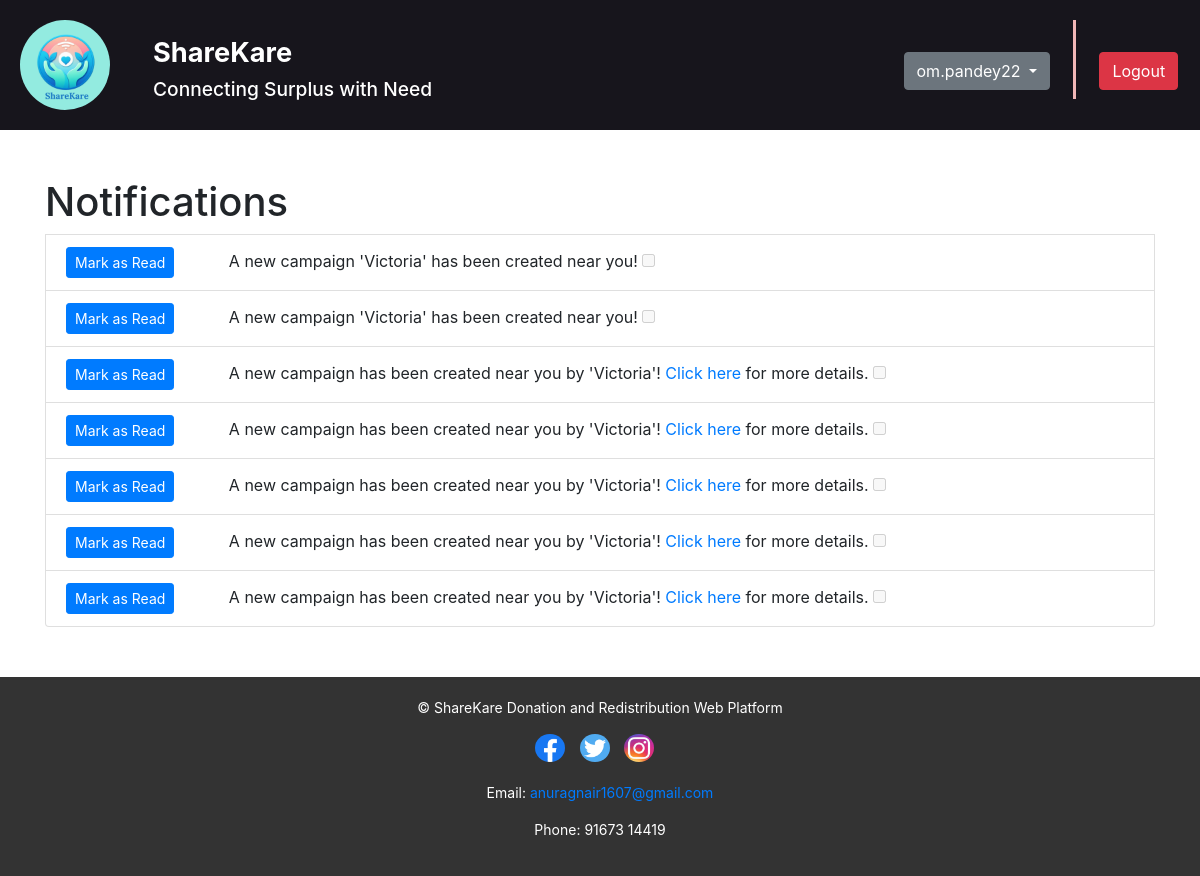
Page /view_notify/ (signed in) on the earlier database version.
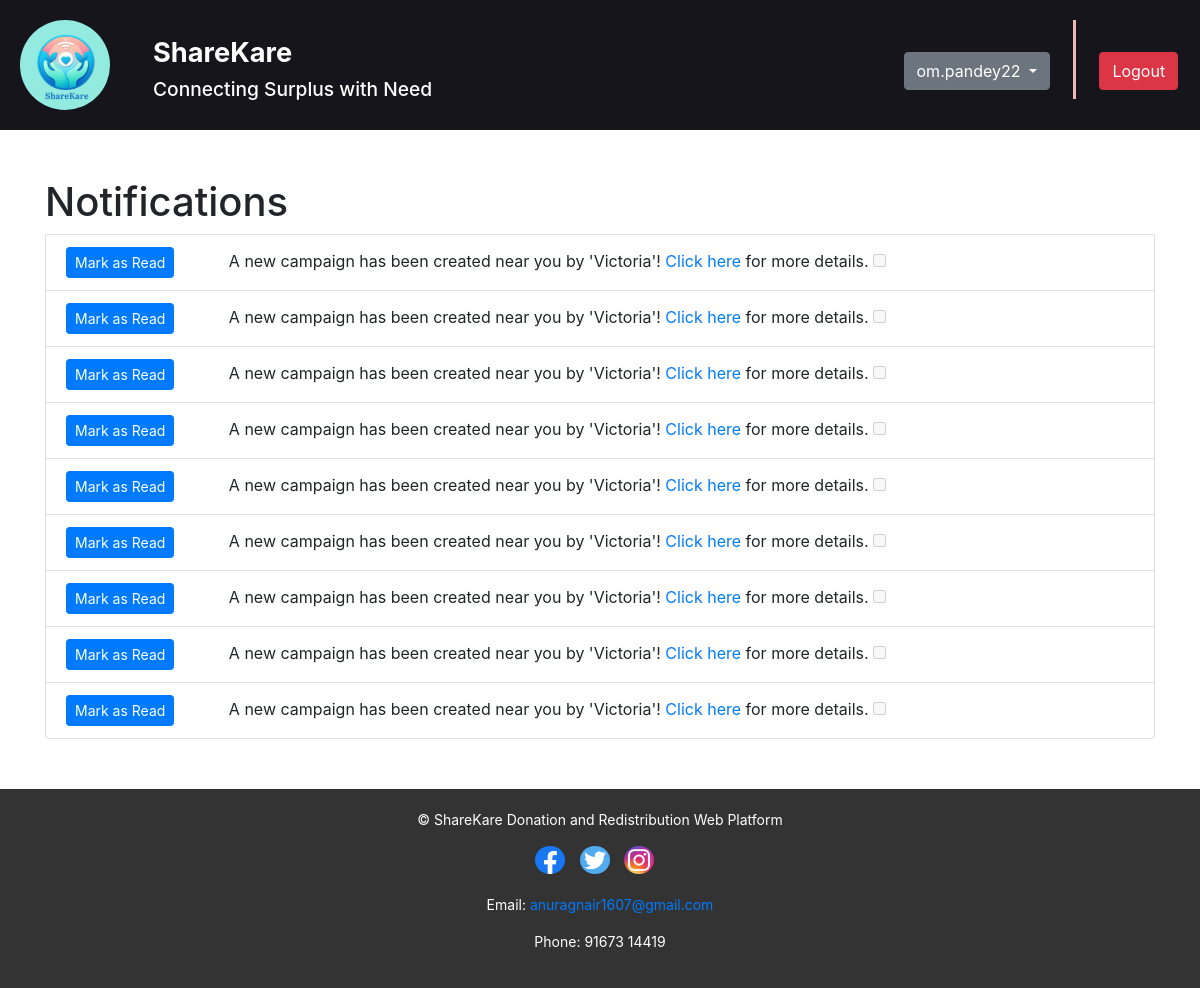
Same page on the later database version.
### home/models.py (models this page shows, shortened)
class Notification(models.Model):
    user = models.ForeignKey(User, on_delete=models.CASCADE)
    message = models.CharField(max_length=255)
    read = models.BooleanField(default=False)
    created_at = models.DateTimeField(auto_now_add=True)

### home/views.py (the view)
# urls.py: path('view_notify/', views.view_notify, name="view_notify"),
def view_notify(request):
    unread_notifications = Notification.objects.filter(user=request.user, read=False)
    read_notifications = Notification.objects.filter(user=request.user, read=True)
    notifications = list(unread_notifications) + list(read_notifications)
    return render(request, 'notifications.html',{'notifications':notifications})

### templates/notifications.html (shortened to what this page needs)
{% extends 'base1.html' %}
{% load static %}
{% block css %}
<link rel="stylesheet" href="https://cdnjs.cloudflare.com/ajax/libs/font-awesome/5.15.4/css/all.min.css">
{% endblock %}
{% block content %}
<div class="container">
    <ul class="list-group mt-4">
        {% if notifications %}
        <h1 class="mt-4">Notifications</h1>
        {% for notification in notifications %}
        <li id="notification-{{ notification.id }}" class="list-group-item {% if notification.read %}bg-light{% endif %}">
            <form action="{% url 'mark_as_read' %}" method="post" style="display: inline;">
                <button class="btn btn-primary btn-sm" type="submit" {% if notification.read %}disabled{% endif %}>Mark as Read</button>
            </form>
            <span>{{ notification.message | safe }}</span>
            <input type="checkbox" {% if notification.read %}checked{% endif %} disabled>
        </li>
        {% endfor %}
        {% else %}
        <div class="no-notifications">
            <i class="fas fa-bell-slash"></i>
            <p>You have no notifications.</p>
        </div>
        {% endif %}
    </ul>
</div>
{% endblock %}

Differences in the rows shown:
removed Notification: message "A new campaign 'Victoria' has been created near you!"
removed Notification: message "A new campaign 'Victoria' has been created near you!"
added Notification: message "A new campaign has been created near you by 'Victoria'! Click here for more details."
added Notification: message "A new campaign has been created near you by 'Victoria'! Click here for more details."
added Notification: message "A new campaign has been created near you by 'Victoria'! Click here for more details."
added Notification: message "A new campaign has been created near you by 'Victoria'! Click here for more details."
